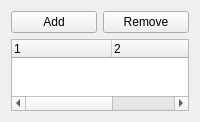
            <widget class="QWidget" name="eventsTab">
             <attribute name="icon">
              <iconset resource="resources.qrc">
               <normaloff>:/resources/event.svg</normaloff>:/resources/event.svg</iconset>
             </attribute>
             <attribute name="title">
              <string>Events</string>
             </attribute>
             <layout class="QVBoxLayout" name="verticalLayout">
              <item>
               <layout class="QHBoxLayout" name="horizontalLayout_17">
                <item>
                 <widget class="QPushButton" name="addEvent">
                  <property name="text">
                   <string>Add</string>
                  </property>
                  <property name="icon">
                   <iconset resource="resources.qrc">
                    <normaloff>:/resources/event.svg</normaloff>:/resources/event.svg</iconset>
                  </property>
                 </widget>
                </item>
                <item>
                 <widget class="QPushButton" name="removeEvent">
                  <property name="text">
                   <string>Remove</string>
                  </property>
                  <property name="icon">
                   <iconset resource="resources.qrc">
                    <normaloff>:/resources/trash.svg</normaloff>:/resources/trash.svg</iconset>
                  </property>
                 </widget>
                </item>
               </layout>
              </item>
              <item>
               <widget class="QTreeWidget" name="eventWidget">
                <property name="sizeAdjustPolicy">
                 <enum>QAbstractScrollArea::AdjustToContents</enum>
                </property>
                <property name="alternatingRowColors">
                 <bool>true</bool>
                </property>
                <property name="columnCount">
                 <number>3</number>
                </property>
                <column>
                 <property name="text">
                  <string notr="true">1</string>
                 </property>
                </column>
                <column>
                 <property name="text">
                  <string notr="true">2</string>
                 </property>
                </column>
                <column>
                 <property name="text">
                  <string notr="true">3</string>
                 </property>
                </column>
               </widget>
              </item>
             </layout>
            </widget>
